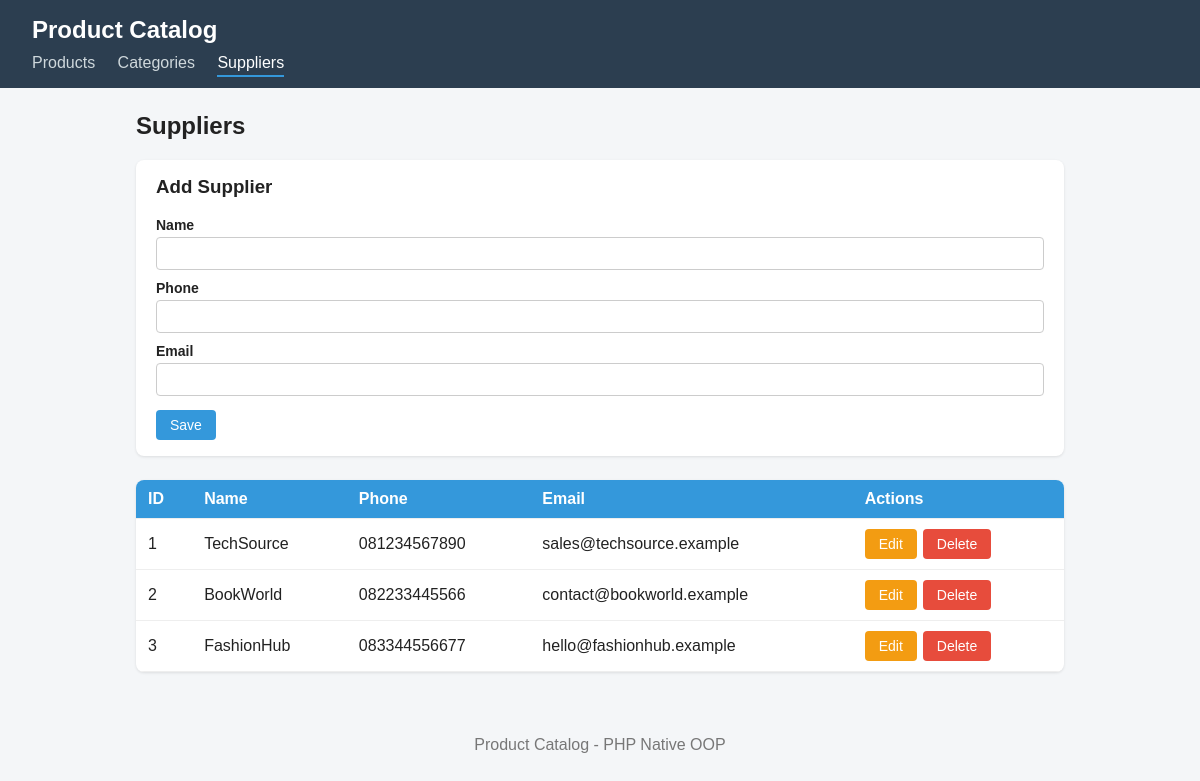
The page /index.php?page=suppliers on the database its author committed.
### tables this page shows
CREATE TABLE suppliers (
    id INT AUTO_INCREMENT PRIMARY KEY,
    name VARCHAR(100) NOT NULL,
    phone VARCHAR(20),
    email VARCHAR(100)
);

### index.php (called while the page is built, shortened)
<?php
require_once 'class/Supplier.php';
try {
    $database = new Database();
    $db = $database->connect();
} catch (PDOException $e) {
    die('Database connection failed. Check config/db.php and make sure MySQL is running.');
}
$supplier = new Supplier($db);
$page = $_GET['page'] ?? 'products';
$editId = isset($_GET['edit']) ? (int) $_GET['edit'] : 0;
require 'view/header.php';
require 'view/' . $page . '.php';
require 'view/footer.php';

### class/Supplier.php (called while the page is built, shortened)
<?php
class Supplier
{
    private $db;
    public function __construct($db)
    {
        $this->db = $db;
    }
    public function getAll()
    {
        $stmt = $this->db->prepare("SELECT * FROM suppliers ORDER BY id");
        $stmt->execute();
        return $stmt->fetchAll();
    }
}

### view/suppliers.php (the view, shortened to what this page needs)
<?php
$editRow = $editId ? $supplier->getById($editId) : null;
$rows = $supplier->getAll();
?>
<h2>Suppliers</h2>
<form method="post" action="index.php?page=suppliers" class="card">
    <h3><?= $editRow ? 'Edit Supplier' : 'Add Supplier' ?></h3>
    <label>Name</label>
    <input type="text" name="name" required value="<?= htmlspecialchars($editRow['name'] ?? '') ?>">
    <label>Phone</label>
    <input type="text" name="phone" value="<?= htmlspecialchars($editRow['phone'] ?? '') ?>">
    <label>Email</label>
    <input type="email" name="email" value="<?= htmlspecialchars($editRow['email'] ?? '') ?>">
    <div class="actions">
        <button type="submit"><?= $editRow ? 'Update' : 'Save' ?></button>
    </div>
</form>
<table>
    <thead>
        <tr><th>ID</th><th>Name</th><th>Phone</th><th>Email</th><th>Actions</th></tr>
    </thead>
    <tbody>
    <?php foreach ($rows as $row): ?>
        <tr>
            <td><?= $row['id'] ?></td>
            <td><?= htmlspecialchars($row['name']) ?></td>
            <td><?= htmlspecialchars($row['phone'] ?? '') ?></td>
            <td><?= htmlspecialchars($row['email'] ?? '') ?></td>
            <td class="row-actions">
                <a href="index.php?page=suppliers&edit=<?= $row['id'] ?>" class="btn-edit">Edit</a>
                <form method="post" action="index.php?page=suppliers" onsubmit="return confirm('Delete this supplier?')">
                    <button type="submit" class="btn-delete">Delete</button>
                </form>
            </td>
        </tr>
    <?php endforeach; ?>
    </tbody>
</table>

### style.css (style rules this page uses)
* { box-sizing: border-box; }
body { margin: 0; font-family: Arial, sans-serif; background: #f4f6f8; color: #222; }
.card { background: #fff; padding: 16px 20px; border-radius: 8px; margin-bottom: 24px; box-shadow: 0 1px 3px rgba(0,0,0,.1); }
.card h3 { margin-top: 0; }
label { display: block; margin: 10px 0 4px; font-weight: bold; font-size: 14px; }
input[type=text], input[type=email], input[type=number], select { width: 100%; padding: 8px; border: 1px solid #ccc; border-radius: 4px; }
button, .btn-cancel, .btn-edit { display: inline-block; padding: 7px 14px; border: none; border-radius: 4px; background: #3498db; color: #fff; cursor: pointer; text-decoration: none; font-size: 14px; }
.actions { margin-top: 14px; display: flex; gap: 8px; align-items: center; }
.btn-edit { background: #f39c12; }
.btn-delete { background: #e74c3c; }
table { width: 100%; border-collapse: collapse; background: #fff; border-radius: 8px; overflow: hidden; box-shadow: 0 1px 3px rgba(0,0,0,.1); }
th, td { padding: 10px 12px; text-align: left; border-bottom: 1px solid #eee; }
th { background: #3498db; color: #fff; }
.row-actions { display: flex; gap: 6px; }
.row-actions form { margin: 0; }

### rows shown on the page
suppliers: id "1", name "TechSource", phone "081234567890", email "sales@techsource.example"
suppliers: id "2", name "BookWorld", phone "082233445566", email "contact@bookworld.example"
suppliers: id "3", name "FashionHub", phone "083344556677", email "hello@fashionhub.example"
